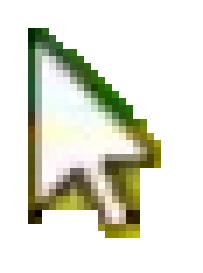
#> input picture task3/template.png, 29 x 39 px (shown 7 times larger)
$ python task3.py   (older library calls are emulated)
#> lines starting #> are read from the running program, lines starting #| are printed output that depends on the picture; after the words box and inside, x2 and y2 are one past the last pixel; in counts of white or black regions, pixels touching at a corner belong together
#> further down, template is the input picture: shape (39, 29, 3); mean B, G, R 212.2, 225.2, 223.5
import cv2
import numpy as np
import math

def template_matching(img_name, template, threshold=0):
        # input image
#> called with img_name = './task3/pos_1.jpg', threshold = 0
        image = cv2.imread(img_name)
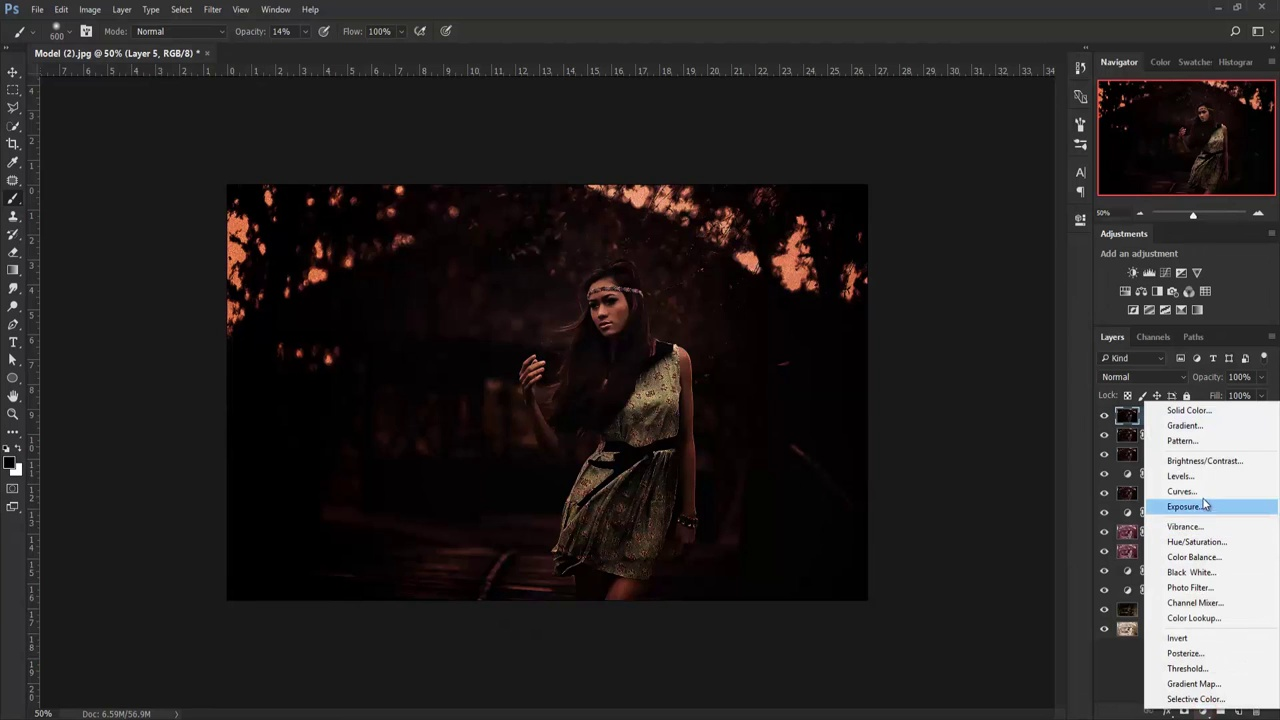
#> input picture task3/pos_1.jpg, 1280 x 720 px
#> image is the input picture: shape (720, 1280, 3); mean B, G, R 35.5, 35.7, 38.6

        gray_img = cv2.cvtColor(image, cv2.COLOR_BGR2GRAY)
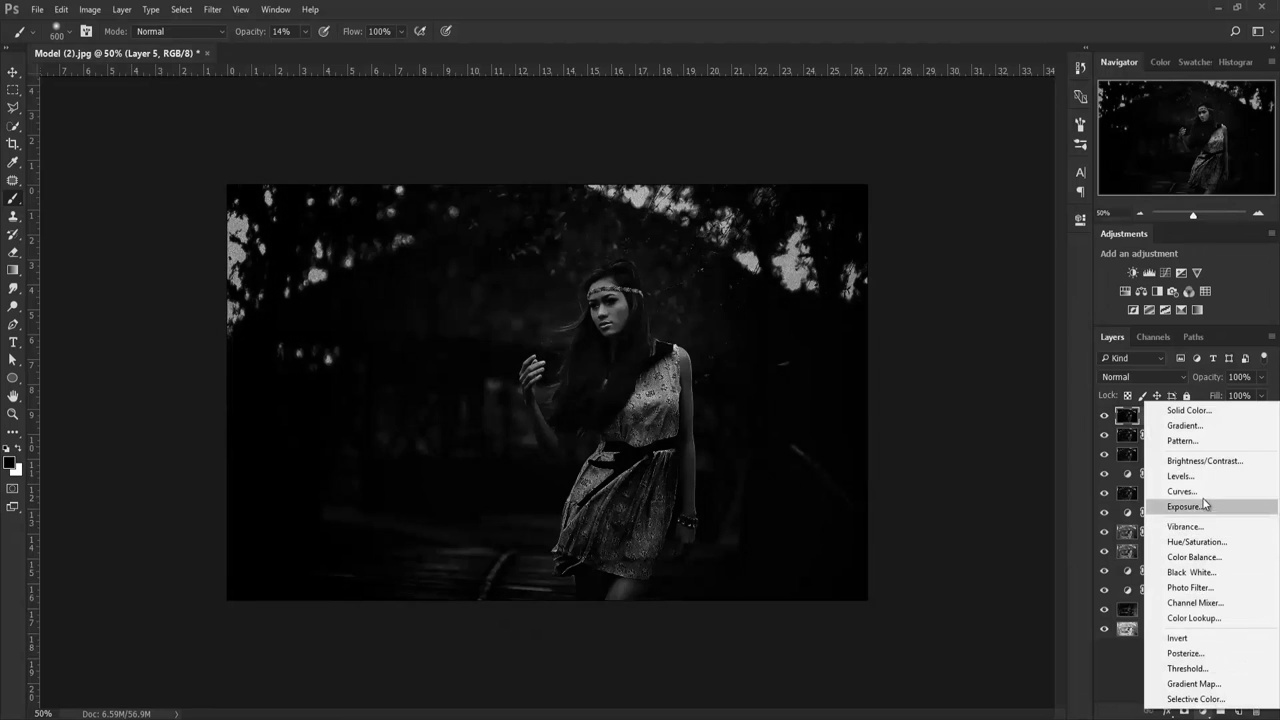
#> gray_img: shape (720, 1280); min 0, max 255, mean 36.5

        # template image

        template_gray = cv2.cvtColor(template, cv2.COLOR_BGR2GRAY)
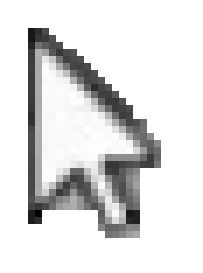
#> template_gray: shape (39, 29) (shown 7 times larger); min 4, max 255, mean 223.2

        # apply laplacian of guassian on img
        blurred_img = cv2.GaussianBlur(gray_img, (3, 3), sigmaX=0)
        laplacian_img = cv2.Laplacian(blurred_img, cv2.CV_32F)
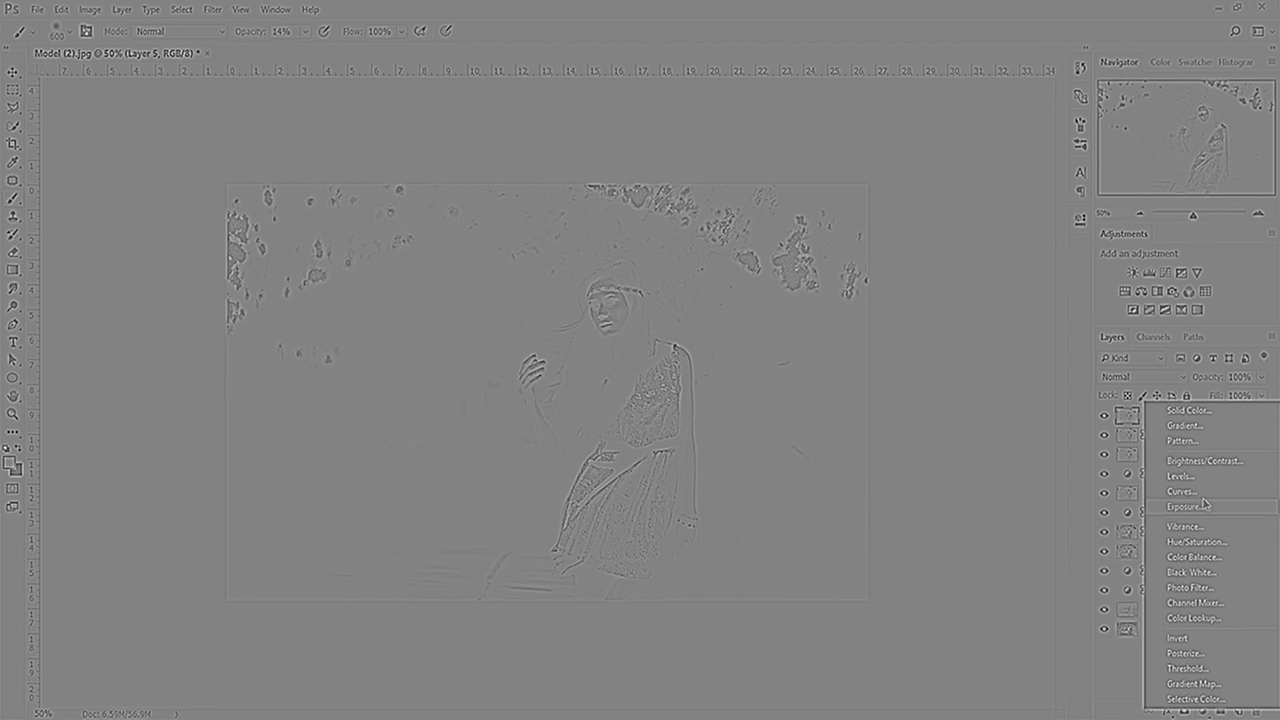
#> laplacian_img: shape (720, 1280) float32; min -142, max 136, mean 0; drawn with min black and max white

        scales = np.linspace(0.05,0.6,20)


        matches = []
        # template scaled to different sizes
        for scale in scales:
            resized_template = cv2.resize(template_gray, (0, 0), fx=scale, fy=scale)
            laplacian_template = cv2.Laplacian(resized_template, cv2.CV_32F)

            if laplacian_img.shape[0] > laplacian_template.shape[0] and laplacian_img.shape[1] > laplacian_template.shape[1]:
                # if input size greater than template call match template using correlation coefficient
                result = cv2.matchTemplate(laplacian_img, laplacian_template, cv2.TM_CCORR)
                (_, maxVal, _, maxLoc) = cv2.minMaxLoc(result)
                # get the maximum value and index correspongin to the match
                matches.append([maxVal, maxLoc])
#> this loop made 20 passes
#> (resized_template, laplacian_template, maxVal, maxLoc) on passes 1 to 2: ([122, 213], [182, -182], 29848, (1127, 396)), ([[88, 255], [236, 125], [226, 51]], [[630, -594], [-380, 278], [-330, 498]], 137158, (1126, 393))
#> (maxVal, maxLoc) on passes 3 to 8: (148584, (5, 447)), (142161, (110, 51)), (102258, (164, 50)), (150637, (69, 49)), (142476, (68, 48)), (189751, (164, 50))
#> pass 1, in template_matching, `result = cv2.matchTemplate(laplacian_img, laplacian_template, cv2.TM_C..`:
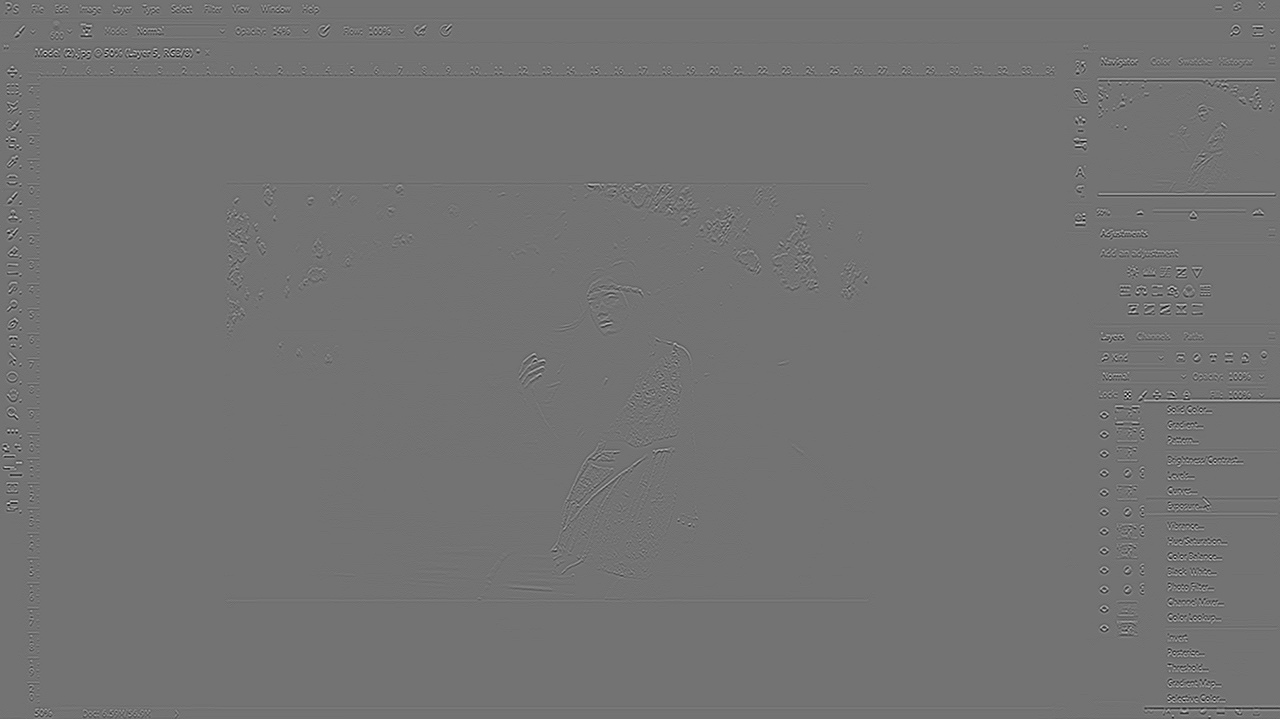
#> result: shape (719, 1280) float32; min -24570, max 29848, mean -0.5; drawn with min black and max white
#> after the loop, matches = 20 items

        maxVal, maxLoc = max(matches, key=lambda elm: elm[0])
#> maxVal = 469385.9; maxLoc = (1200, 495)
        print(img_name, maxVal)
#| ./task3/pos_1.jpg 469385.9375
        (startX, startY) = (int(maxLoc[0]), int(maxLoc[1]))
#> startX = 1200; startY = 495
        (endX, endY) = (int((maxLoc[0] + template.shape[0])), int((maxLoc[1] + template.shape[1])))
#> endX = 1239; endY = 524

        if maxVal > threshold:
            cv2.rectangle(image,(startX, startY), (endX, endY), 255, 2)
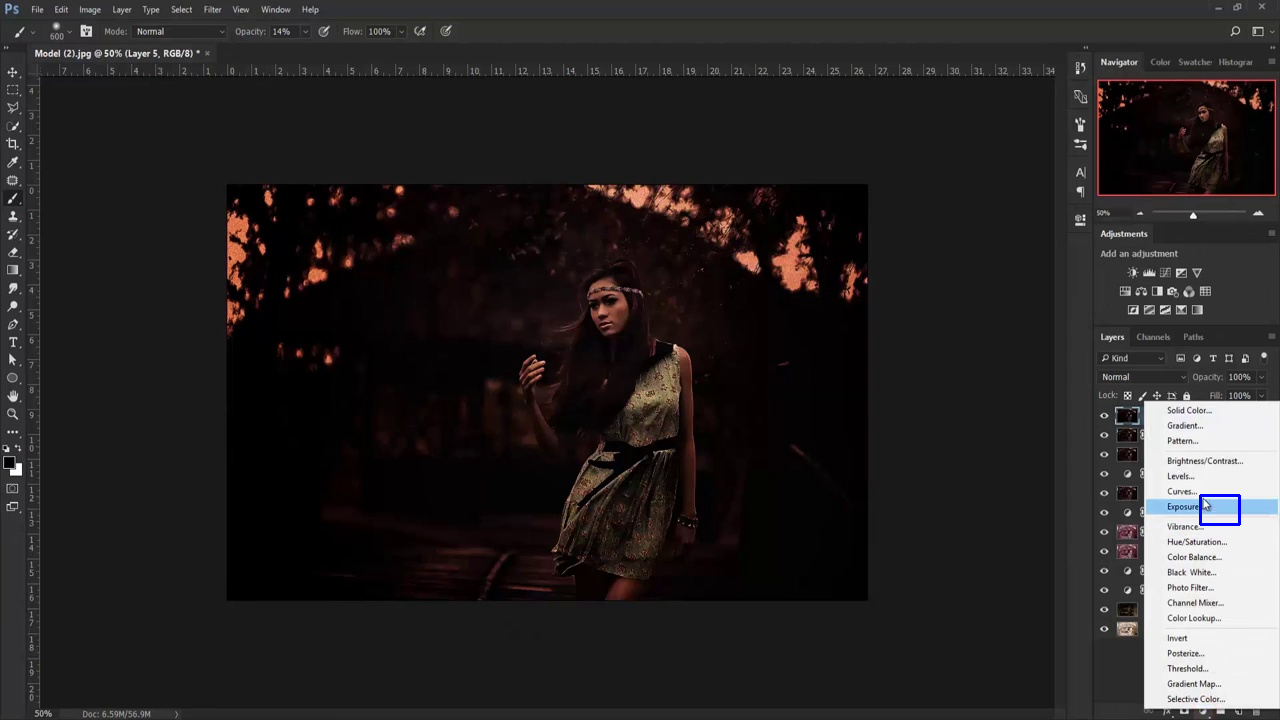
#> image: shape (720, 1280, 3); 0.04% of pixels changed, all inside (x1, y1, x2, y2) = (1199, 494, 1241, 526)
        cv2.imshow("Image", image)
        cv2.waitKey(0)

if __name__ == "__main__":
    template = cv2.imread("./task3/template.png")
    for i in range(1, 16):
#> (the run stopped early here; a loop or call above may not have finished)
